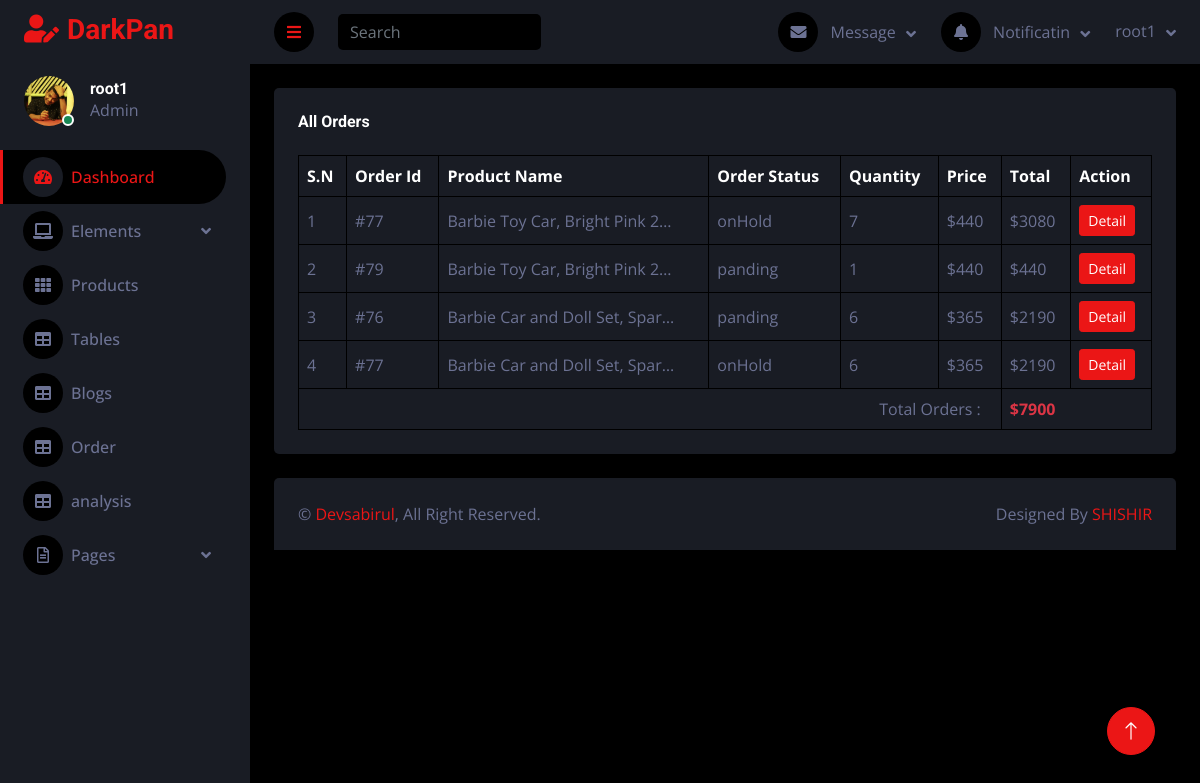
Before: /dashboard/order-table (signed in) with the older database file.
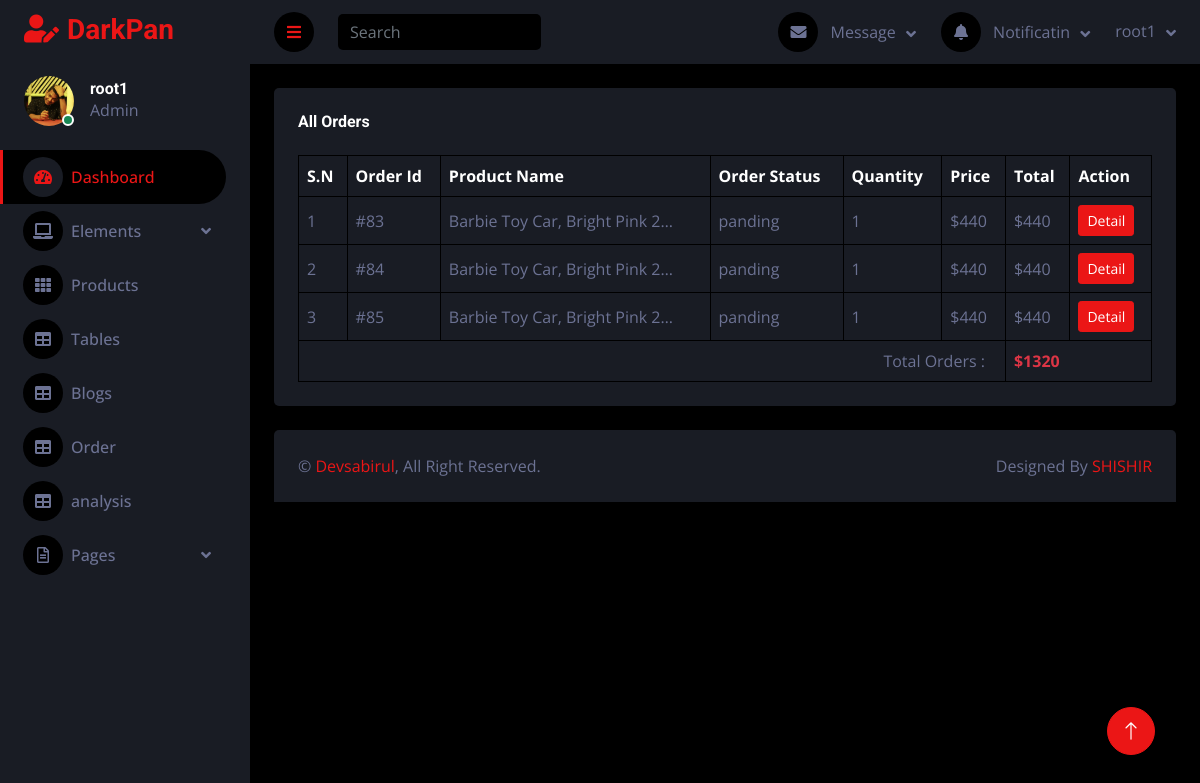
After: the same page with the newer database file.
### core/models.py (models this page shows, shortened)
class OrderItems(models.Model):
    order = models.ForeignKey(Order, on_delete=models.CASCADE)
    product = models.ForeignKey(Product, on_delete=models.CASCADE)
    quantity = models.PositiveIntegerField()
    user = models.ForeignKey(User, on_delete=models.CASCADE)
    def order_subtotal(self):
        return self.quantity * self.product.price

class Order(models.Model):
    customer = models.ForeignKey(Customer, on_delete=models.CASCADE)
    shipping = models.ForeignKey(Shipping, on_delete=models.CASCADE)
    user = models.ForeignKey(User, on_delete=models.CASCADE)
    date = models.DateField(auto_now=False, auto_now_add=True)
    status = models.CharField(max_length=100, default="panding")
    pymentSystem = models.CharField(max_length=100, default="cashondelivery")
    order_total = models.PositiveIntegerField(null=True, blank=True)
    ordernote = models.TextField(null=True, blank=True)

class Product(models.Model):
    pd_name = models.CharField(max_length=250)
    brands = models.CharField(max_length=150)
    description = RichTextField(null=True, blank=True)
    category = models.ForeignKey(ProductCategory, on_delete=models.CASCADE)
    primary = models.ImageField(
        upload_to="Product Images", null=True, blank=True)
    secondary = models.ImageField(
        upload_to="Product Images", null=True, blank=True)
    availability = models.CharField(max_length=50, null=True, blank=True)
    slug = AutoSlugField(populate_from="pd_name", null=True, unique=True)
    price = models.PositiveIntegerField()
    profile = models.ForeignKey(Profile, on_delete=models.CASCADE)

### dashboard/views.py (the view)
# urls.py: path('order-table', order_table, name="order_table"),
def order_table(request):
    if request.user.is_authenticated:
        profile = Profile.objects.get(user=request.user)
        products = Product.objects.filter(profile=profile)
        order_item = OrderItems.objects.filter(product__in=products)
        total = 0
        for i in order_item:
            subtotal = i.product.price * i.quantity
            total = subtotal + total
        context = {
            'profile': profile,
            'products': products,
            'order': order_item,
            'total': total
        }
        return render(request, 'order.html', context)
    else:
        return redirect('SIGNIN')

### dashboard/templates/order.html (shortened to what this page needs)
{% extends 'dashboard/base.html' %}
{% load static %}
{% block profile %}
<div class="d-flex align-items-center ms-4 mb-4">
    <div class="position-relative">
        <div class="profile_pic">
            <img class="" src="{{profile.avater.url}}" alt="">
        </div>
        <div class="bg-success rounded-circle border border-2 border-white position-absolute end-0 bottom-0 p-1"></div>
    </div>
    <div class="ms-3">
        <h6 class="mb-0">{{profile.user.username}}</h6>
        <span>Admin</span>
    </div>
</div>
{% endblock profile %}
{% block body %}
<div class="container-fluid pt-4 px-4">
    <div class="bg-secondary text-center rounded p-4">
        <div class="d-flex align-items-center justify-content-between mb-4">
            <h6 class="mb-0">All Orders</h6>
        </div>
        <div class="table-responsive">
            <table class="table text-start align-middle table-bordered table-hover mb-0">
                <thead>
                    <tr class="text-white">
                        <th scope="col">S.N</th>
                        <th scope="col">Order Id</th>
                        <th scope="col" style="">Product Name</th>
                        <th scope="col" style="">Order Status</th>
                        <th scope="col" style="">Quantity</th>
                        <th scope="col" style="">Price</th>
                        <th scope="col" style="">Total</th>
                        <th scope="col">Action</th>
                    </tr>
                </thead>
                <tbody>
                    {% if order %}
                    {% for order in order %}
                    <tr>
                        <td>{{forloop.counter}}</td>
                        <td scope="col" class="">#{{order.order.id}}
                        </td>
                        <td scope="col" class="">{{order.product.pd_name|truncatechars:30}}</td>
                        <td scope="col" class="">
                            {{order.order.status}}
                        </td>
                        <td scope="col" class="">
                            {{order.quantity}}
                        </td>
                        <td scope="col" class="">${{order.product.price}}</td>
                        <td scope="col" class="">${{order.order_subtotal}}</td>
                        <td scope="col" class=""><a class="btn btn-sm btn-primary" href="{% url 'update_product' order.product.id %}">Detail</a></td>
                    </tr>
                    {% endfor %}
                    {% else %}
                    <tr>
                        <td colspan="3" class="text-center text-danger">Orders not available</td>
                    </tr>
                    {% endif %}
                    <tr>
                        <td colspan="6" style="text-align: right;padding-right: 20px;">Total Orders :</td>
                        <td colspan="2" style="font-weight:bold;" class="text-danger">${{total}}</td>
                    </tr>
                </tbody>
            </table>
        </div>
    </div>
</div>
{% endblock body %}

Changed rows visible on the page:
removed OrderItems: order.id "77", product.pd_name "Barbie Toy Car, Bright Pink 2…", order.status "onHold", quantity "7", product.price "440", order_subtotal "3080"
removed OrderItems: order.id "79", product.pd_name "Barbie Toy Car, Bright Pink 2…", order.status "panding", quantity "1", product.price "440", order_subtotal "440"
removed OrderItems: order.id "76", product.pd_name "Barbie Car and Doll Set, Spar…", order.status "panding", quantity "6", product.price "365", order_subtotal "2190"
removed OrderItems: order.id "77", product.pd_name "Barbie Car and Doll Set, Spar…", order.status "onHold", quantity "6", product.price "365", order_subtotal "2190"
added OrderItems: order.id "83", product.pd_name "Barbie Toy Car, Bright Pink 2…", order.status "panding", quantity "1", product.price "440", order_subtotal "440"
added OrderItems: order.id "84", product.pd_name "Barbie Toy Car, Bright Pink 2…", order.status "panding", quantity "1", product.price "440", order_subtotal "440"
added OrderItems: order.id "85", product.pd_name "Barbie Toy Car, Bright Pink 2…", order.status "panding", quantity "1", product.price "440", order_subtotal "440"
Other visible differences:
{{ total }}: "7900" → "1320"
